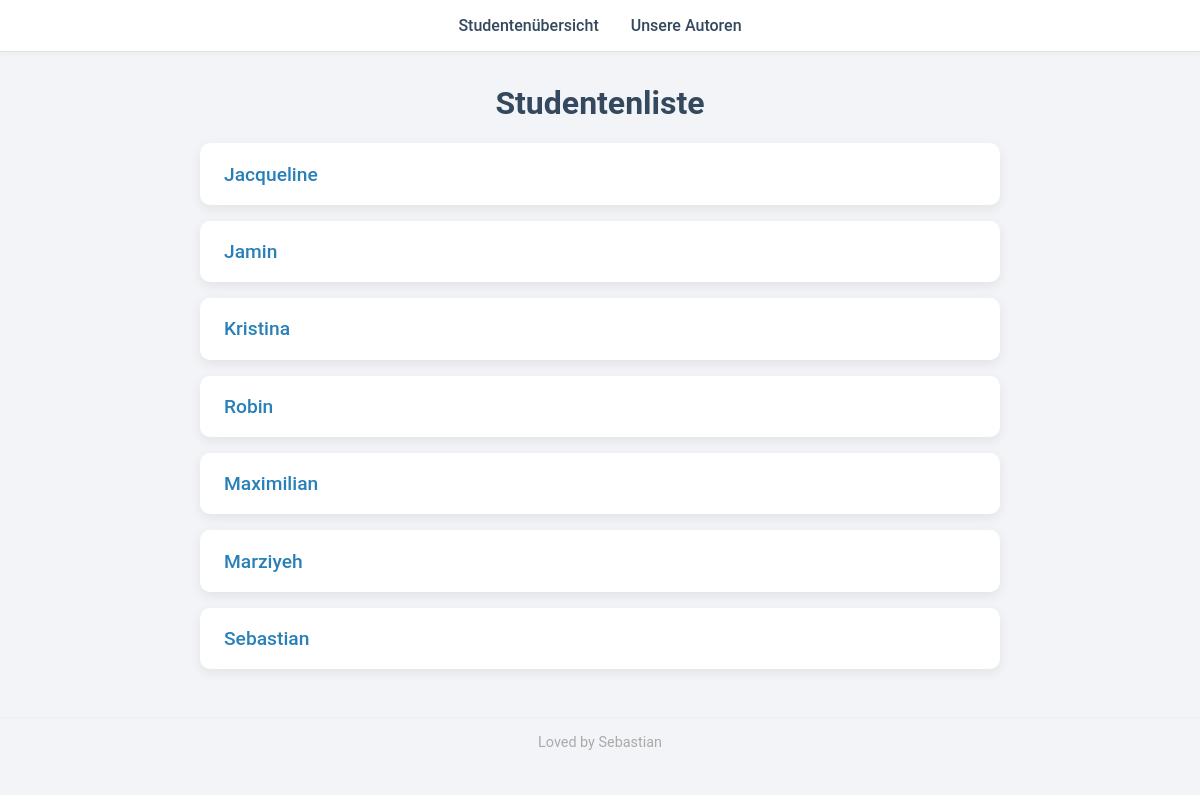
The app's page /rel/students-list/ with its own data.
### relations/models.py (models this page shows, shortened)
class Student(models.Model):
    name = models.CharField(max_length=200)

### relations/views.py (the view)
# urls.py: path('students-list/', views.student_list, name="student_list"),
def student_list(request):
    students = Student.objects.all()
    data = {}
    data["students"] = students
    return render(request, "relations/student_list.html", data)

### relations/templates/relations/student_list.html (shortened to what this page needs)
{% extends "relations/base.html" %}
{% block content %}
    <h1>Studentenliste</h1>
    {% if students %}
      <ul class="list">
        {% for student in students %}
          <li class="card">
            <a href="{% url 'student_detail' student.id %}">{{ student.name }}</a>
          </li>
        {% endfor %}
      </ul>
    {% else %}
      <p class="no-data">Keine Studenten vorhanden.</p>
    {% endif %}
{% endblock content %}

### relations/static/relations/css/style.css (style rules this page uses)
body { font-family: 'Roboto', sans-serif; background-color: #f2f4f8; margin: 0; color: #333; }
h1 { text-align: center; color: #34495e; }
ul.list, .book-list { list-style: none; padding: 0; }
.card { background-color: #fff; margin-bottom: 1rem; padding: 1.2rem 1.5rem; border-radius: 10px; box-shadow: 0 4px 12px rgba(0, 0, 0, 0.07); transition: transform 0.2s ease, box-shadow 0.2s ease; }
.card a { text-decoration: none; color: #2980b9; font-size: 1.2rem; font-weight: 500; display: block; }

### records on screen
Student: name "Jacqueline"
Student: name "Jamin"
Student: name "Kristina"
Student: name "Robin"
Student: name "Maximilian"
Student: name "Marziyeh"
Student: name "Sebastian"
